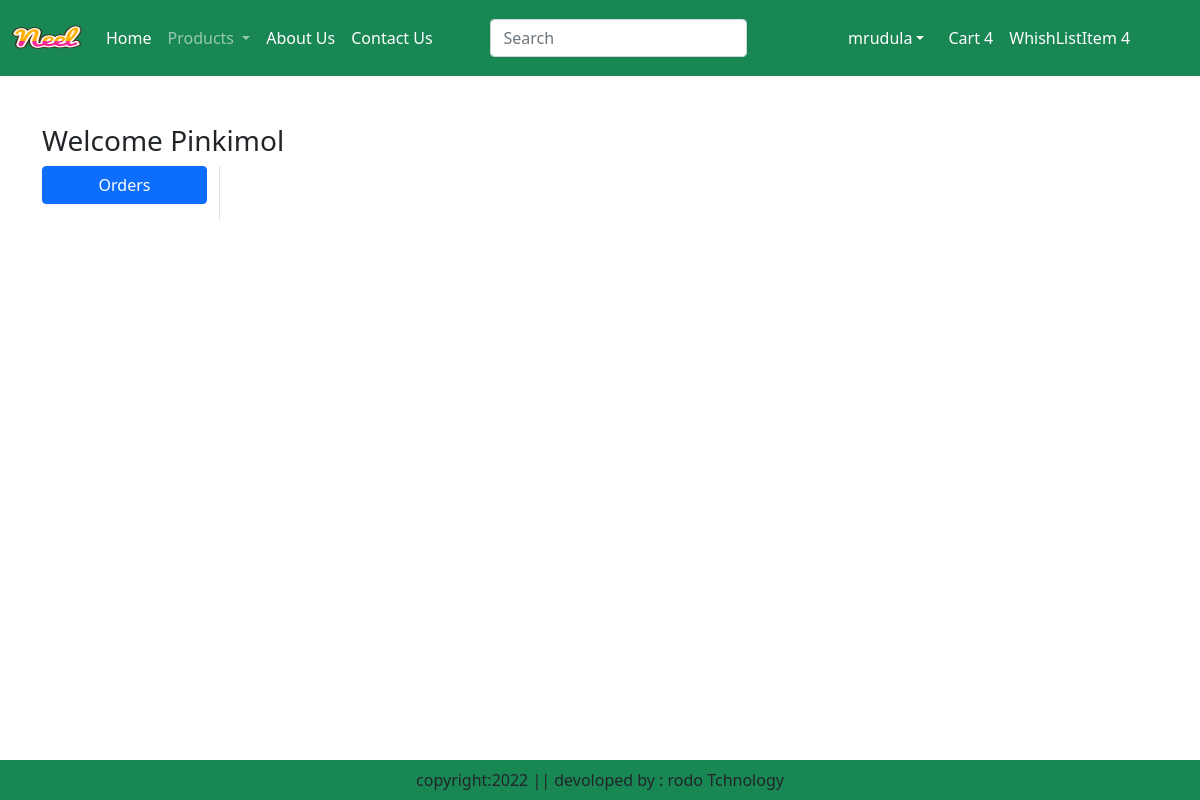
The page /orders/ (signed in) on the database as committed earlier.
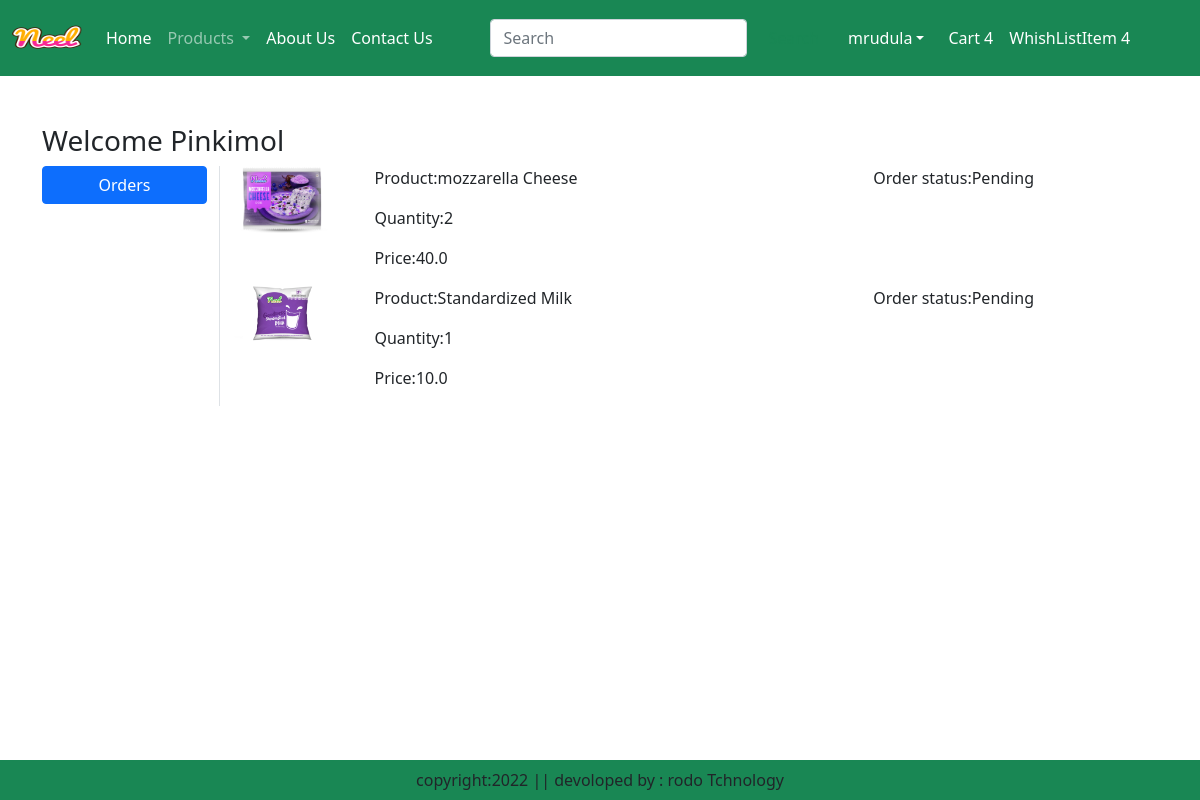
The same page on the database as committed later.
### eapp/models.py (models this page shows, shortened)
class OrderPlaced(models.Model):
    user=models.ForeignKey(User,on_delete=models.CASCADE)
    customer=models.ForeignKey(Customer,on_delete=models.CASCADE)
    product=models.ForeignKey(Product,on_delete=models.CASCADE)
    quantity=models.PositiveIntegerField(default=1)
    orderd_data=models.DateTimeField(auto_now_add=True)
    status=models.CharField(max_length=50,choices=STATUS_CHOICES,default='Pending')
    payment=models.ForeignKey(Payment,on_delete=models.CASCADE,default="")
    @property
    def total_cost(self):
        return self.quantity * self.product.discounted_price

class Product(models.Model):
    title=models.CharField(max_length=100)
    selling_price=models.FloatField()
    discounted_price=models.FloatField()
    description=models.TextField()
    composition=models.TextField(default='')
    prodapp=models.TextField(default='')
    category=models.CharField(choices=CATEGORY_CHOICES,max_length=2)
    product_image=models.ImageField(upload_to='product')

### eapp/views.py (the view)
# urls.py: path("orders/",views.orders,name="orders"),
def orders(request):
    print("view reached")
    order_placed=OrderPlaced.objects.filter(user=request.user)
    context = {
        'order_placed': order_placed
    }
    print(context)
    return render(request,'orders.html',context)

### eapp/templates/orders.html (shortened to what this page needs)
{% extends 'base.html' %}
{% load static %}
{% block main-content %}
<div class="container my-5">
    <div class="row">
        <h3>Welcome <span class="text-capitalize">{{request.user}}</span></h3>
        <div class="col-sm-2 border-end">
            <ul class="list-unstyled">
                <li class="d-grid"><a href="{% url 'orders' %}" class="btn btn-primary">Orders</a></li>
            </ul>
        </div>
        <div class="col-sm-9 offset-sn-1">
            {% for op in order_placed %}
            <div class="row">
                <div class="col-sm-2">
                    <img src="{{op.product.product_image.url}}" class="img-fluid" height="100" width="100" />
                </div>
                <div class="col-sm-7">
                    <p>Product:{{op.product.title}}</p>
                    <p>Quantity:{{op.quantity}}</p>
                    <p>Price:{{op.total_cost}}</p>
                </div>
                <div class="col-sm-3">
                    <p>Order status:{{op.status}}</p>
                </div>
            </div>
            {% endfor %}
        </div>
    </div>
</div>
{% endblock main-content %}

Rows that differ between the two databases and show on the page:
added OrderPlaced: product.product_image (picture), product "mozzarella Cheese", quantity "2", total_cost "40.0", status "Pending"
added OrderPlaced: product.product_image (picture), product "Standardized Milk", quantity "1", total_cost "10.0", status "Pending"
